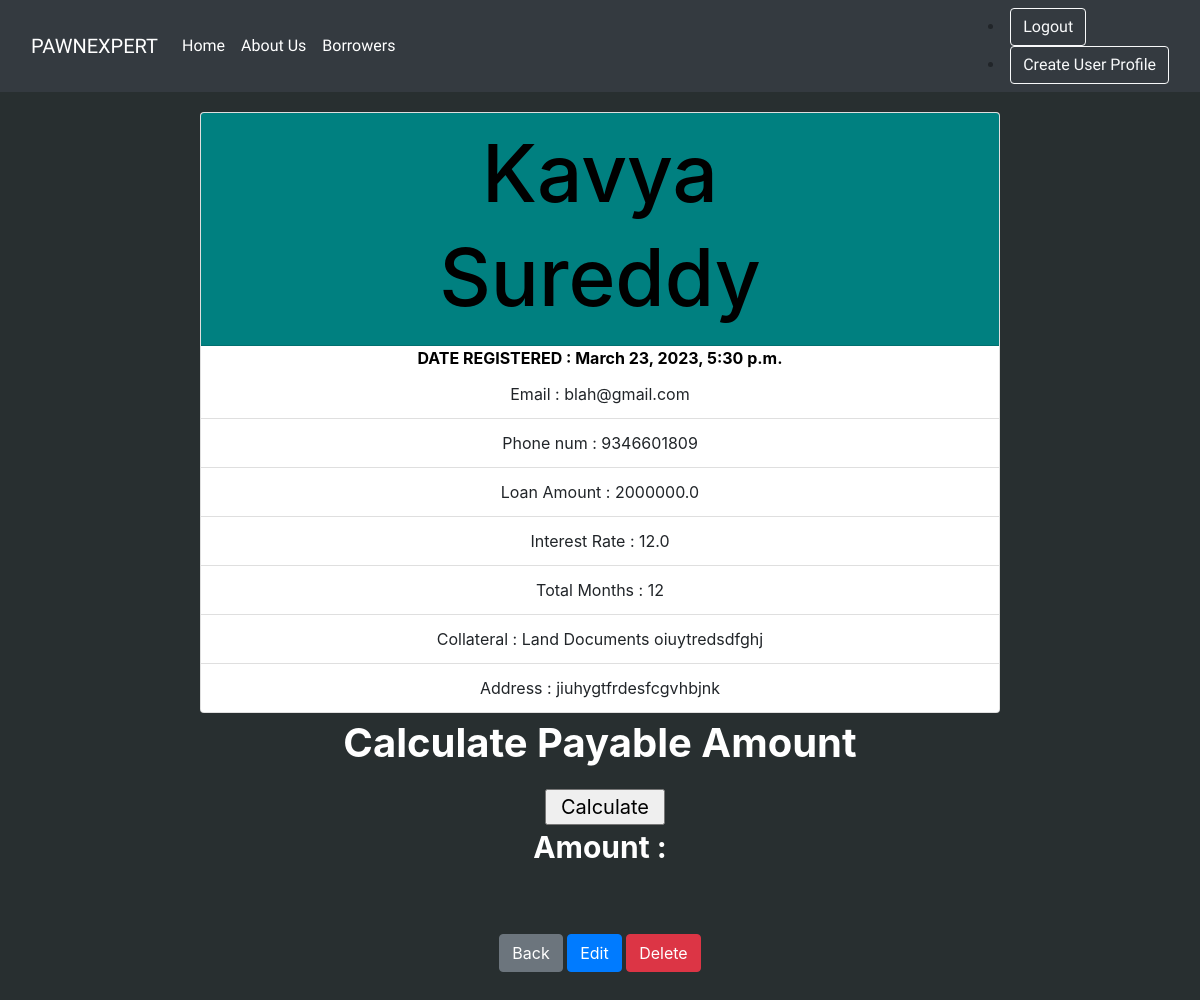
The page /mbp/profs/1 (signed in) on the database its author committed.
### pawn/models.py (models this page shows)
class Profile(models.Model):
    profile_id = models.AutoField
    first_name = models.CharField(max_length=30)
    last_name = models.CharField(max_length=30)
    amount = models.FloatField()
    interest = models.FloatField()
    month = models.IntegerField()
    phnno = models.IntegerField()
    email = models.EmailField()
    date = models.DateTimeField(auto_now_add=True)
    collateral = models.CharField(max_length=300)
    address = models.CharField(max_length=400)
    user = models.ForeignKey(User, on_delete=models.CASCADE,related_name="pawn")

### pawn/views.py (the view)
# urls.py: path('profs/<int:pk>',views.ProfileDetailView.as_view(),name="profile.detail"),
class ProfileDetailView(LoginRequiredMixin,DetailView):
    model = Profile
    context_object_name = "pawn"
    template_name = "pawn/profdetails.html"
    login_url = '/admin'

### pawn/templates/pawn/profdetails.html (shortened to what this page needs)
{% extends "base.html" %}
{%  block content %}
<div class="card" style="width: 50rem; margin:auto;margin-top : 20px;">
     <div class="card-header" style="background :#008080; ">
   <h1 style="color : black;font-size:80px">{{pawn.first_name}}</h1>
    <h2 style="color : black;font-size:80px"> {{pawn.last_name}}</h2>
  </div>
    <b style="color : black;">DATE REGISTERED : {{pawn.date}}</b>
  <ul class="list-group list-group-flush">
    <li class="list-group-item">Email : {{pawn.email}}</li>
    <li class="list-group-item">Phone num : {{pawn.phnno}}</li>
    <li class="list-group-item">Loan Amount : {{pawn.amount}}</li>
       <li class="list-group-item">Interest Rate : {{pawn.interest}}</li>
       <li class="list-group-item">Total Months : {{pawn.month}}</li>
       <li class="list-group-item">Collateral : {{pawn.collateral}}</li>
       <li class="list-group-item">Address : {{pawn.address}}</li>
  </ul>
</div>
<div style="box-model">
    <p><b style="font-size : 40px; color:white;">Calculate Payable Amount</b>
        <br/>
    </p>
            <input type="button" value="Calculate" id="calculate_op" onclick="calculate()">
    <p><b style="font-size : 30px; color:white;"> Amount :</b>
      </p>
</div>
<a href="{% url 'profile.list' %}" class="btn btn-secondary my-5">Back</a>
<a href="{% url 'profile.update' pk=user.id %}" class="btn btn-primary">Edit</a>
<a href="{% url 'profile.delete' pk=user.id %}" class="btn btn-danger">Delete</a>
{% endblock %}

### static/css/style.css (style rules this page uses)
body { font-color: white; }

### pawn/templates/pawn/profdetails.html (style rules this page uses)
#calculate_op { color: black; font-size: 20px; width: 120px; align-content: center; margin-left:10px; cursor: pointer; }

### rows shown on the page
Profile: first_name "Kavya", last_name "Sureddy", date "March 23, 2023, 5:30 p.m.", email "blah@gmail.com", phnno "9346601809", amount "2000000.0", interest "12.0", month "12", collateral "Land Documents oiuytredsdfghj", address "jiuhygtfrdesfcgvhbjnk"
